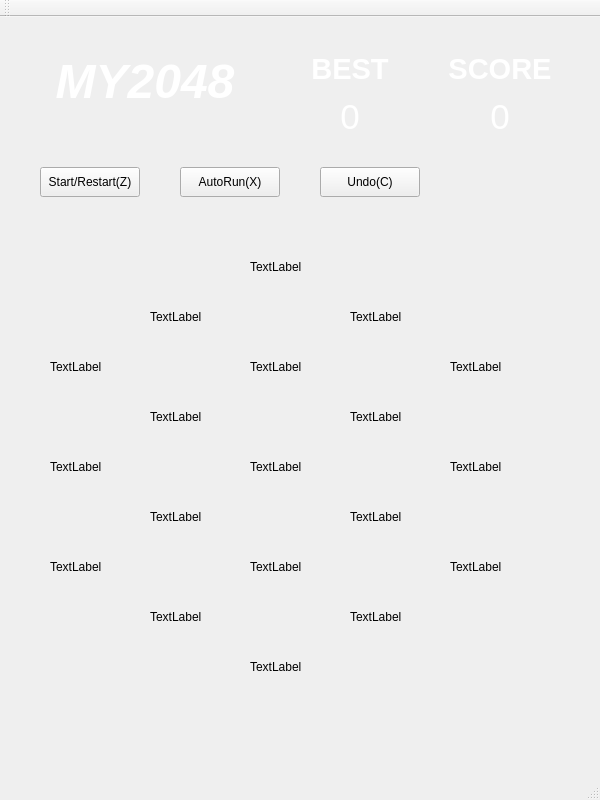
<?xml version="1.0" encoding="UTF-8"?>
<ui version="4.0">
 <class>MainWindow</class>
 <widget class="QMainWindow" name="MainWindow">
  <property name="geometry">
   <rect>
    <x>0</x>
    <y>0</y>
    <width>600</width>
    <height>800</height>
   </rect>
  </property>
  <property name="windowTitle">
   <string>MainWindow</string>
  </property>
  <widget class="QWidget" name="centralWidget">
   <widget class="QLabel" name="pic_bk">
    <property name="geometry">
     <rect>
      <x>0</x>
      <y>0</y>
      <width>600</width>
      <height>800</height>
     </rect>
    </property>
    <property name="text">
     <string/>
    </property>
    <property name="pixmap">
     <pixmap>../pic/bg.jpg</pixmap>
    </property>
   </widget>
   <widget class="QLabel" name="pic_p10">
    <property name="geometry">
     <rect>
      <x>250</x>
      <y>400</y>
      <width>100</width>
      <height>100</height>
     </rect>
    </property>
    <property name="text">
     <string>TextLabel</string>
    </property>
   </widget>
   <widget class="QLabel" name="pic_p09">
    <property name="geometry">
     <rect>
      <x>250</x>
      <y>300</y>
      <width>100</width>
      <height>100</height>
     </rect>
    </property>
    <property name="text">
     <string>TextLabel</string>
    </property>
   </widget>
   <widget class="QLabel" name="pic_p08">
    <property name="geometry">
     <rect>
      <x>250</x>
      <y>200</y>
      <width>100</width>
      <height>100</height>
     </rect>
    </property>
    <property name="text">
     <string>TextLabel</string>
    </property>
   </widget>
   <widget class="QLabel" name="pic_p11">
    <property name="geometry">
     <rect>
      <x>250</x>
      <y>500</y>
      <width>100</width>
      <height>100</height>
     </rect>
    </property>
    <property name="text">
     <string>TextLabel</string>
    </property>
   </widget>
   <widget class="QLabel" name="pic_p12">
    <property name="geometry">
     <rect>
      <x>250</x>
      <y>600</y>
      <width>100</width>
      <height>100</height>
     </rect>
    </property>
    <property name="text">
     <string>TextLabel</string>
    </property>
   </widget>
   <widget class="QLabel" name="pic_p01">
    <property name="geometry">
     <rect>
      <x>50</x>
      <y>300</y>
      <width>100</width>
      <height>100</height>
     </rect>
    </property>
    <property name="text">
     <string>TextLabel</string>
    </property>
   </widget>
   <widget class="QLabel" name="pic_p04">
    <property name="geometry">
     <rect>
      <x>150</x>
      <y>250</y>
      <width>100</width>
      <height>100</height>
     </rect>
    </property>
    <property name="text">
     <string>TextLabel</string>
    </property>
   </widget>
   <widget class="QLabel" name="pic_p02">
    <property name="geometry">
     <rect>
      <x>50</x>
      <y>400</y>
      <width>100</width>
      <height>100</height>
     </rect>
    </property>
    <property name="text">
     <string>TextLabel</string>
    </property>
   </widget>
   <widget class="QLabel" name="pic_p03">
    <property name="geometry">
     <rect>
      <x>50</x>
      <y>500</y>
      <width>100</width>
      <height>100</height>
     </rect>
    </property>
    <property name="text">
     <string>TextLabel</string>
    </property>
   </widget>
   <widget class="QLabel" name="pic_p05">
    <property name="geometry">
     <rect>
      <x>150</x>
      <y>350</y>
      <width>100</width>
      <height>100</height>
     </rect>
    </property>
    <property name="text">
     <string>TextLabel</string>
    </property>
   </widget>
   <widget class="QLabel" name="pic_p06">
    <property name="geometry">
     <rect>
      <x>150</x>
      <y>450</y>
      <width>100</width>
      <height>100</height>
     </rect>
    </property>
    <property name="text">
     <string>TextLabel</string>
    </property>
   </widget>
   <widget class="QLabel" name="pic_p07">
    <property name="geometry">
     <rect>
      <x>150</x>
      <y>550</y>
      <width>100</width>
      <height>100</height>
     </rect>
    </property>
    <property name="text">
     <string>TextLabel</string>
    </property>
   </widget>
   <widget class="QLabel" name="pic_p13">
    <property name="geometry">
     <rect>
      <x>350</x>
      <y>250</y>
      <width>100</width>
      <height>100</height>
     </rect>
    </property>
    <property name="text">
     <string>TextLabel</string>
    </property>
   </widget>
   <widget class="QLabel" name="pic_p14">
    <property name="geometry">
     <rect>
      <x>350</x>
      <y>350</y>
      <width>100</width>
      <height>100</height>
     </rect>
    </property>
    <property name="text">
     <string>TextLabel</string>
    </property>
   </widget>
   <widget class="QLabel" name="pic_p15">
    <property name="geometry">
     <rect>
      <x>350</x>
      <y>450</y>
      <width>100</width>
      <height>100</height>
     </rect>
    </property>
    <property name="text">
     <string>TextLabel</string>
    </property>
   </widget>
   <widget class="QLabel" name="pic_p16">
    <property name="geometry">
     <rect>
      <x>350</x>
      <y>550</y>
      <width>100</width>
      <height>100</height>
     </rect>
    </property>
    <property name="text">
     <string>TextLabel</string>
    </property>
   </widget>
   <widget class="QLabel" name="pic_p17">
    <property name="geometry">
     <rect>
      <x>450</x>
      <y>300</y>
      <width>100</width>
      <height>100</height>
     </rect>
    </property>
    <property name="text">
     <string>TextLabel</string>
    </property>
   </widget>
   <widget class="QLabel" name="pic_p18">
    <property name="geometry">
     <rect>
      <x>450</x>
      <y>400</y>
      <width>100</width>
      <height>100</height>
     </rect>
    </property>
    <property name="text">
     <string>TextLabel</string>
    </property>
   </widget>
   <widget class="QLabel" name="pic_p19">
    <property name="geometry">
     <rect>
      <x>450</x>
      <y>500</y>
      <width>100</width>
      <height>100</height>
     </rect>
    </property>
    <property name="text">
     <string>TextLabel</string>
    </property>
   </widget>
   <widget class="QPushButton" name="pushButton1">
    <property name="geometry">
     <rect>
      <x>40</x>
      <y>150</y>
      <width>100</width>
      <height>30</height>
     </rect>
    </property>
    <property name="text">
     <string>Start/Restart(Z)</string>
    </property>
   </widget>
   <widget class="QPushButton" name="pushButton2">
    <property name="geometry">
     <rect>
      <x>180</x>
      <y>150</y>
      <width>100</width>
      <height>30</height>
     </rect>
    </property>
    <property name="text">
     <string>AutoRun(X)</string>
    </property>
   </widget>
   <widget class="QLabel" name="gameover">
    <property name="geometry">
     <rect>
      <x>100</x>
      <y>300</y>
      <width>400</width>
      <height>200</height>
     </rect>
    </property>
    <property name="text">
     <string/>
    </property>
   </widget>
   <widget class="QLabel" name="score_display">
    <property name="geometry">
     <rect>
      <x>430</x>
      <y>75</y>
      <width>140</width>
      <height>50</height>
     </rect>
    </property>
    <property name="text">
     <string>&lt;html&gt;&lt;head/&gt;&lt;body&gt;&lt;p align=&quot;center&quot;&gt;&lt;span style=&quot; font-size:26pt; color:#ffffff;&quot;&gt;0&lt;/span&gt;&lt;/p&gt;&lt;/body&gt;&lt;/html&gt;</string>
    </property>
    <property name="textFormat">
     <enum>Qt::RichText</enum>
    </property>
   </widget>
   <widget class="QLabel" name="score_title">
    <property name="geometry">
     <rect>
      <x>430</x>
      <y>30</y>
      <width>140</width>
      <height>45</height>
     </rect>
    </property>
    <property name="text">
     <string>&lt;html&gt;&lt;head/&gt;&lt;body&gt;&lt;p align=&quot;center&quot;&gt;&lt;span style=&quot; font-size:22pt; font-weight:600; color:#ffffff;&quot;&gt;SCORE&lt;/span&gt;&lt;/p&gt;&lt;/body&gt;&lt;/html&gt;</string>
    </property>
    <property name="textFormat">
     <enum>Qt::RichText</enum>
    </property>
   </widget>
   <widget class="QLabel" name="best_title">
    <property name="geometry">
     <rect>
      <x>280</x>
      <y>30</y>
      <width>140</width>
      <height>45</height>
     </rect>
    </property>
    <property name="text">
     <string>&lt;html&gt;&lt;head/&gt;&lt;body&gt;&lt;p align=&quot;center&quot;&gt;&lt;span style=&quot; font-size:22pt; font-weight:600; color:#ffffff;&quot;&gt;BEST&lt;/span&gt;&lt;/p&gt;&lt;/body&gt;&lt;/html&gt;</string>
    </property>
    <property name="textFormat">
     <enum>Qt::RichText</enum>
    </property>
   </widget>
   <widget class="QLabel" name="best_display">
    <property name="geometry">
     <rect>
      <x>280</x>
      <y>75</y>
      <width>140</width>
      <height>50</height>
     </rect>
    </property>
    <property name="text">
     <string>&lt;html&gt;&lt;head/&gt;&lt;body&gt;&lt;p align=&quot;center&quot;&gt;&lt;span style=&quot; font-size:26pt; color:#ffffff;&quot;&gt;0&lt;/span&gt;&lt;/p&gt;&lt;/body&gt;&lt;/html&gt;</string>
    </property>
    <property name="textFormat">
     <enum>Qt::RichText</enum>
    </property>
   </widget>
   <widget class="QLabel" name="label">
    <property name="geometry">
     <rect>
      <x>450</x>
      <y>140</y>
      <width>110</width>
      <height>100</height>
     </rect>
    </property>
    <property name="text">
     <string/>
    </property>
    <property name="pixmap">
     <pixmap>../pic/dir.jpg</pixmap>
    </property>
   </widget>
   <widget class="QLabel" name="label_2">
    <property name="geometry">
     <rect>
      <x>20</x>
      <y>20</y>
      <width>250</width>
      <height>90</height>
     </rect>
    </property>
    <property name="text">
     <string>&lt;html&gt;&lt;head/&gt;&lt;body&gt;&lt;p align=&quot;center&quot;&gt;&lt;span style=&quot; font-size:36pt; font-weight:600; font-style:italic; color:#ffffff;&quot;&gt;MY2048&lt;/span&gt;&lt;/p&gt;&lt;/body&gt;&lt;/html&gt;</string>
    </property>
   </widget>
   <widget class="QPushButton" name="pushButton3">
    <property name="geometry">
     <rect>
      <x>320</x>
      <y>150</y>
      <width>100</width>
      <height>30</height>
     </rect>
    </property>
    <property name="text">
     <string>Undo(C)</string>
    </property>
   </widget>
   <zorder>pic_bk</zorder>
   <zorder>pic_p10</zorder>
   <zorder>pic_p09</zorder>
   <zorder>pic_p08</zorder>
   <zorder>pic_p11</zorder>
   <zorder>pic_p12</zorder>
   <zorder>pic_p01</zorder>
   <zorder>pic_p04</zorder>
   <zorder>pic_p02</zorder>
   <zorder>pic_p03</zorder>
   <zorder>pic_p05</zorder>
   <zorder>pic_p06</zorder>
   <zorder>pic_p07</zorder>
   <zorder>pic_p13</zorder>
   <zorder>pic_p14</zorder>
   <zorder>pic_p15</zorder>
   <zorder>pic_p16</zorder>
   <zorder>pic_p17</zorder>
   <zorder>pic_p18</zorder>
   <zorder>pic_p19</zorder>
   <zorder>pushButton1</zorder>
   <zorder>pushButton2</zorder>
   <zorder>score_display</zorder>
   <zorder>score_title</zorder>
   <zorder>best_title</zorder>
   <zorder>best_display</zorder>
   <zorder>label</zorder>
   <zorder>gameover</zorder>
   <zorder>label_2</zorder>
   <zorder>pushButton3</zorder>
  </widget>
  <widget class="QMenuBar" name="menuBar">
   <property name="geometry">
    <rect>
     <x>0</x>
     <y>0</y>
     <width>600</width>
     <height>25</height>
    </rect>
   </property>
  </widget>
  <widget class="QToolBar" name="mainToolBar">
   <attribute name="toolBarArea">
    <enum>TopToolBarArea</enum>
   </attribute>
   <attribute name="toolBarBreak">
    <bool>false</bool>
   </attribute>
  </widget>
  <widget class="QStatusBar" name="statusBar"/>
 </widget>
 <layoutdefault spacing="6" margin="11"/>
 <resources/>
 <connections/>
</ui>
